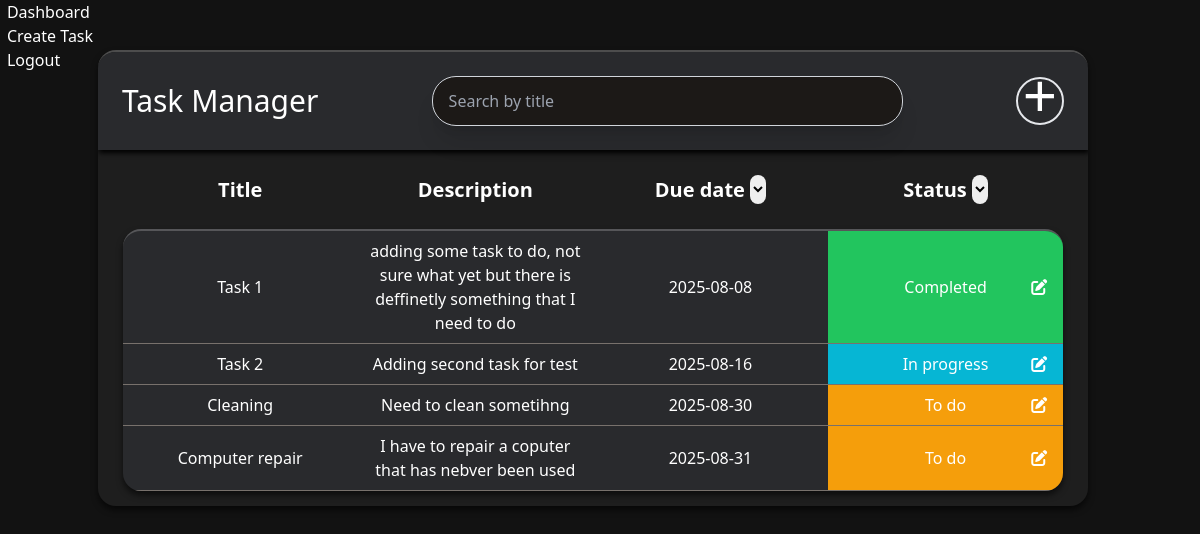
The app's page /dashboard (signed in), older data.
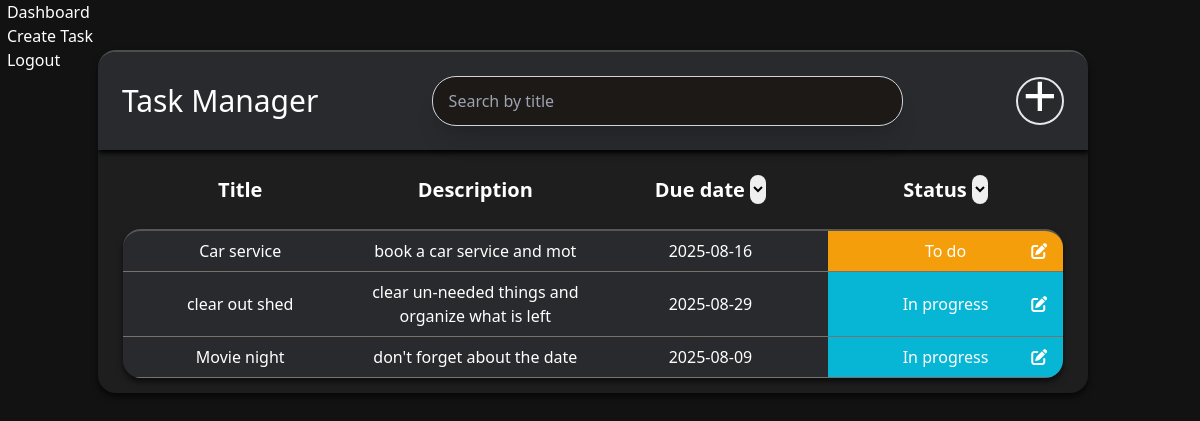
The same page, newer data.
### tables this page shows
CREATE TABLE tasks(
                    id INTEGER PRIMARY KEY AUTOINCREMENT,
                    user_id INTEGER NOT NULL,
                    title TEXT NOT NULL,
                    description TEXT,
                    due_date TEXT NOT NULL,
                    status TEXT NOT NULL, 
                    FOREIGN KEY (user_id) REFERENCES users (id) ON DELETE CASCADE
                    );

### app.py (the view)
@app.route("/dashboard")
@login_required
def dashboard():
     user_id = session.get("user_id")
     conn = get_db_connection()
     tasks = conn.execute("SELECT * FROM tasks WHERE user_id = ?", (user_id,)).fetchall()
     conn.close()
     return render_template("dashboard.html", username=session.get("username"), tasks=tasks)

### app.py (called while the page is built)
def login_required(f):
     @wraps(f)
     def decorated_function(*args, **kwargs):
          if "user_id" not in session:
               flash("You need to be logged in to access this page", "error")
               return redirect(url_for('login'))
          return f(*args, **kwargs)
     return decorated_function

### database.py (called while the page is built)
def get_db_connection():
     conn = sqlite3.connect(DATABASE)
     conn.row_factory = sqlite3.Row
     return conn

### templates/dashboard.html (shortened to what this page needs)
{% extends "base.html" %}
    {% block content %}
        <div id="task-container">
            <div class="flex p-6 items-center justify-between" id="task-manager-header">
                <h1 class=" text-3xl">Task Manager</h1>
                <input type="text" name="search-by-title" id="search-by-title" placeholder="Search by title" class="w-[50%] px-4 py-3 bg-stone-900 border border-gray-300 dark:border-gray-600 rounded-3xl hover:border-gray-500 shadow-xl"/>
                <div class="flex items-center justify-center border-2 rounded-full w-12 h-12 hover:border-sky-500">
                    <a href="{{url_for('create_task')}}" class="flex items-center justify-center w-full h-full text-6xl -translate-y-1.5 hover:text-sky-500">+</a>
                </div>
            </div>
            <table id="table-header" class="mt-6 mb-6">
                <thead class="text-xl">
                    <th class="w-1/4">Title</th>
                    <th class="w-1/4">Description</th>
                    <th class="w-1/4">Due date
                        <select id="date-order" name="date-order" class="text-black w-4 rounded-full ">
                            <option value="Date Descending">Date Descending</option>
                        </select>
                    </th>
                    <th class="w-1/4">Status
                        <select id="status" name="status" class="text-black w-4 rounded-full ">
                            <option value="To do">To Do</option>
                        </select>
                    </th>
                </thead>
            </table>
            <div id="details-container">
            {% for task in tasks %}
                <div class="grid grid-cols-4  text-center  border-b border-stone-500">
                    <div class="p-2 flex justify-center items-center" >{{task["title"]}}</div>
                    <div class="p-2 flex justify-center items-center">{{task["description"]}}</div>
                    <div class="p-2 flex justify-center items-center">{{task["due_date"]}}</div>
                    {% if task["status"] == "To do" %}
                    <div class="p-2 bg-amber-500 flex items-center justify-center relative">{{task["status"]}}
                        <a href="{{url_for('edit_task', task_id=task['id'])}}"class="absolute right-4 hover:text-3xl">
                        <i class="fa-solid fa-pen-to-square "></i>
                        </a>
                    </div>
                    {% elif task["status"] == "In progress" %}
                    <div class="p-2 bg-cyan-500 flex items-center justify-center relative">{{task["status"]}}
                        <a href="{{url_for('edit_task', task_id=task['id'])}}"class="absolute right-4 hover:text-3xl">
                        <i class="fa-solid fa-pen-to-square "></i>
                        </a>
                    </div>
                    {% elif task["status"] == "Completed" %}
                    <div class="p-2 bg-green-500 flex items-center justify-center relative">{{task["status"]}}
                        <a href="{{url_for('edit_task', task_id=task['id'])}}" class="absolute right-4 hover:text-3xl" >
                        <i class="fa-solid fa-pen-to-square "></i>
                        </a>
                    </div>
                    {% endif %}
                </div>
            {% endfor %}
            </div>
        </div>
{% endblock %}

### templates/base.html (shortened to what this page needs)
<!DOCTYPE html>
<html lang="en">
<head>
    <link href="{{ url_for('static', filename='style/style.css') }}" rel="stylesheet" />
    <script src="https://cdn.tailwindcss.com"></script>
</head>
     <body class="block bg-stone-900 text-white " id="dashboard-container">
          <nav>
               <ul>
                    <li><a href="{{url_for('dashboard')}}">Dashboard</a></li>
                    <li><a href="{{url_for('create_task')}}">Create Task</a></li>
                    <li><a href="{{url_for('logout')}}">Logout</a></li>
               </ul>
          </nav>
          <div>{% block content%} {% endblock %}</div>
     </body>
</html>

### static/style/style.css (style rules this page uses)
#dashboard-container { background-color: #121212 ; display: flex; width: 100%; justify-content: center; }
#task-container { max-width: 1100px; width: 90%; background-color: #1e1e1e; border-top: 2px solid rgba(255, 255, 255, 0.209); box-shadow: 0 4px 6px rgba(0,0,0,0.6); border-radius: 18px; overflow: hidden; margin-top: 50px; }
#task-manager-header { background-color: rgb(41, 42, 45); box-shadow: 1px 3px 5px black; }
#table-header { width: 95%; text-align: center; justify-self: center; }
#details-container { background-color: rgb(41, 42, 45); border-top: 2px solid rgba(255, 255, 255, 0.209); box-shadow: 0 4px 6px rgba(0,0,0,0.6); border-radius: 18px; width: 95%; justify-self: center; margin-bottom: 15px; overflow: hidden; }
nav ul li { padding:0px 0.3rem 0px 0.3rem; }

Row changes from the older to the newer data that the page shows:
removed tasks: title "Task 1", description "adding some task to do, not sure what yet but there is deffinetly something that I need to do", due_date "2025-08-08", status "Completed"
removed tasks: title "Task 2", description "Adding second task for test", due_date "2025-08-16", status "In progress"
removed tasks: title "Cleaning", description "Need to clean sometihng", due_date "2025-08-30", status "To do"
removed tasks: title "Computer repair", description "I have to repair a coputer that has nebver been used", due_date "2025-08-31", status "To do"
added tasks: title "Car service", description "book a car service and mot", due_date "2025-08-16", status "To do"
added tasks: title "clear out shed", description "clear un-needed things and organize what is left", due_date "2025-08-29", status "In progress"
added tasks: title "Movie night", description "don't forget about the date", due_date "2025-08-09", status "In progress"
